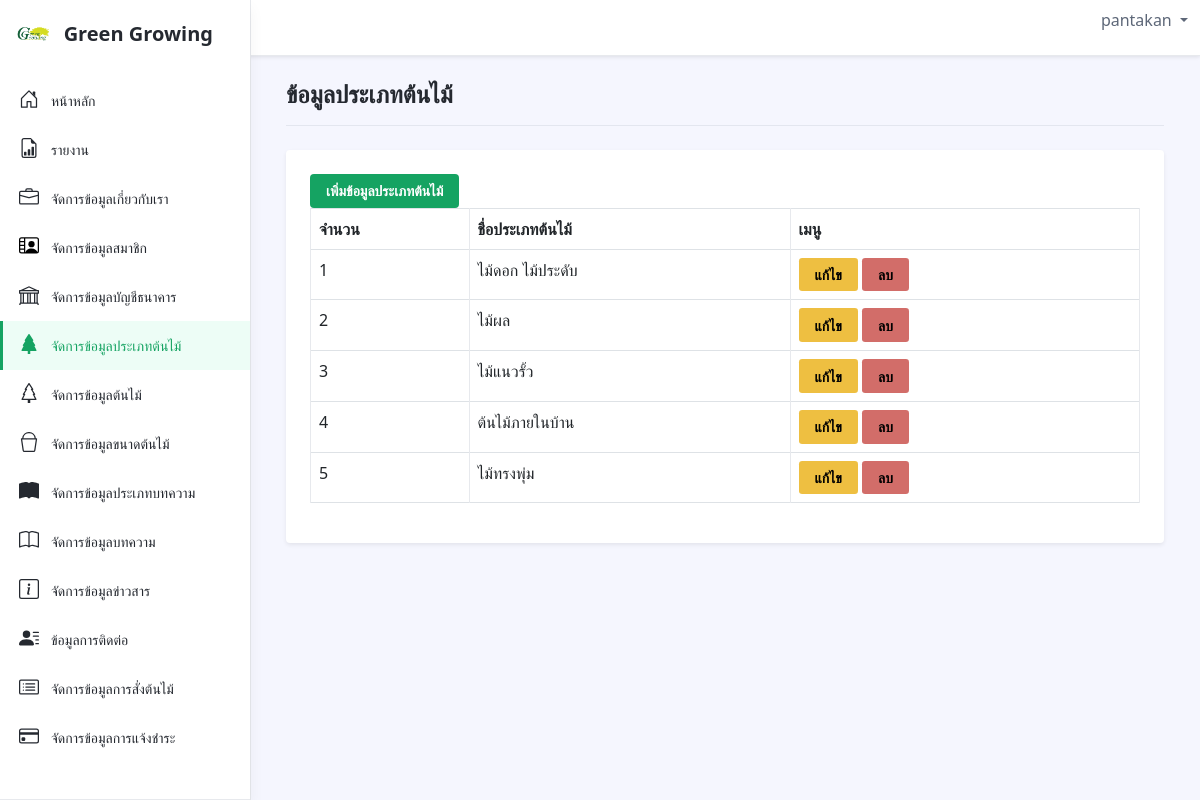
Page /admin/index.php?page=producttype (signed in) on the committed database.
### tables this page shows
CREATE TABLE `db_product_type` (
  `pt_id` int(11) NOT NULL COMMENT 'รหัสประเภทสินค้า',
  `pt_name` varchar(50) NOT NULL COMMENT 'ชื่อประเภทสินค้า'
);

### admin/producttype/index.php (the view, shortened to what this page needs)
<?php
    $sql = "SELECT * FROM db_product_type";
    $query = mysqli_query($conn, $sql);
?>
<div class="row justify-content-between">
    <div class="col-auto">
        <h1 class="app-page-title mb-0">ข้อมูลประเภทต้นไม้</h1>
    </div>
    <div class="col-auto">
    </div>
</div>
<hr class="mb-4">
<div class="row g-4 settings-section">
<div class="col-12 col-md-12">
    <div class="app-card app-card-settings shadow-sm p-4">
        <div class="app-card-body">
            <a href="?page=<?=$_GET['page']?>&function=insert" class="btn btn-primary text-white ">เพิ่มข้อมูลประเภทต้นไม้</a>
            <table class="table table-hover table-bordered" id="tableadmin">
                <thead >
                    <tr>
                        <th scope="col">จำนวน</th>
                        <th scope="col">ชื่อประเภทต้นไม้</th>
                        <th scope="col">เมนู</th>
                    </tr>
                </thead>
                <tbody>
                    <?php
                        $i = 1;
                        foreach($query as $data):
                    ?>
                        <tr>
                            <td><?=$i++?></td>
                            <td><?=$data['pt_name']?></td>
                            <td>
                                <a href="?page=<?=$_GET['page']?>&function=update&id=<?=$data['pt_id']?>" class="btn btn-sm btn-warning">แก้ไข</a>
                                <a href="?page=<?=$_GET['page']?>&function=delete&id=<?=$data['pt_id']?>" onclick="return confirm('ลบข้อมูลประเภท <?=$data['pt_name']?>?')"
                                class="btn btn-sm btn-danger">ลบ</a>
                            </td>
                        </tr>
                    <?php endforeach;?>
                </tbody>
             </table>
        </div>
    </div>
</div>
</div>

### rows in the picture
db_product_type: pt_name "ไม้ดอก ไม้ประดับ"
db_product_type: pt_name "ไม้ผล"
db_product_type: pt_name "ไม้แนวรั้ว"
db_product_type: pt_name "ต้นไม้ภายในบ้าน"
db_product_type: pt_name "ไม้ทรงพุ่ม"

### other values in the picture
$_SESSION['user_login'] "pantakan"
